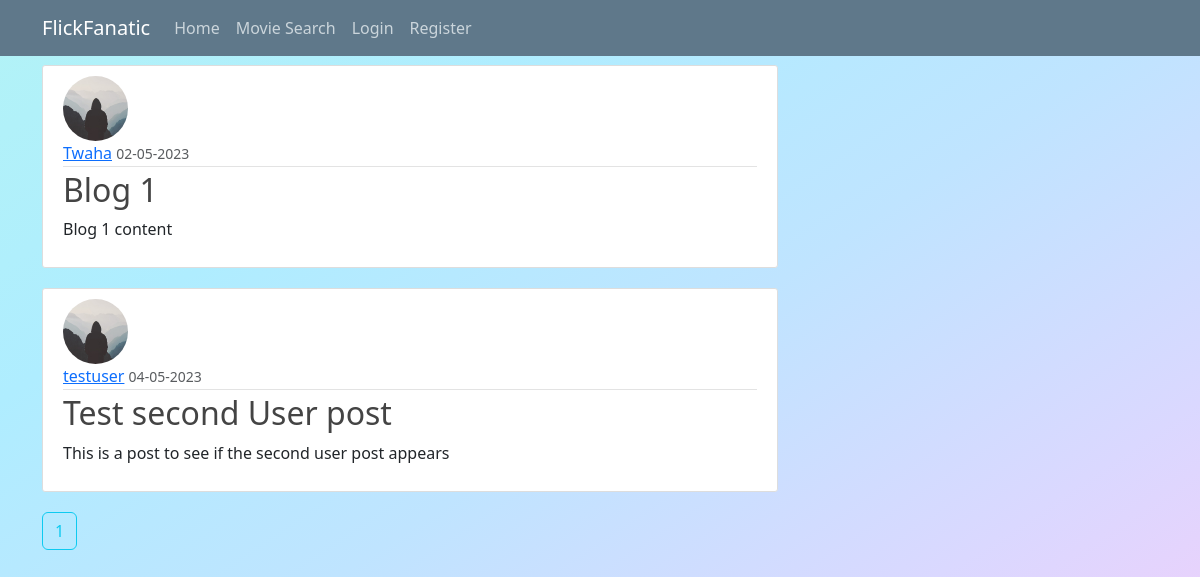
The page /home on the database its author committed.
### flickfanatic/models.py (models this page shows, shortened)
class Post(db.Model):
    id = db.Column(db.Integer, primary_key=True)
    title = db.Column(db.String(100), nullable=False)
    date_posted = db.Column(db.DateTime, nullable=False, default=datetime.utcnow)
    content = db.Column(db.Text, nullable=False)
    user_id = db.Column(db.Integer, db.ForeignKey('user.id'), nullable=False)

class User(db.Model, UserMixin):
    id = db.Column(db.Integer, primary_key=True)
    username = db.Column(db.String(20), unique=True, nullable=False)
    email = db.Column(db.String(120), unique=True, nullable=False)
    image_file = db.Column(db.String(20), nullable=False, default='default.jpg')
    password = db.Column(db.String(60), nullable=False)
    posts = db.relationship('Post', backref='author', lazy=True)

### flickfanatic/routes.py (the view)
@app.route("/")
@app.route("/home")
def home():
    page = request.args.get('page', 1, type=int)
    posts = Post.query.paginate(page=page, per_page=5)
    return render_template('home.html', posts=posts)

### flickfanatic/templates/home.html (shortened to what this page needs)
{% extends "base.html" %}
{% block content %}
    {% for post in posts.items %}
        <article class="media content-section">
            <img class="rounded-circle article-img" src="{{ url_for('static', filename='profile_pics/' + post.author.image_file) }}">
            <div class="media-body">
                <div class="article-metadata">
                    <a class="mr-2" href="#">{{ post.author.username }}</a>
                    <small class="text-muted">{{ post.date_posted.strftime('%d-%m-%Y') }}</small>
                </div>
                <h2><a class="article-title" href="{{ url_for('post', post_id=post.id) }}">{{ post.title }}</a></h2>
                <p class="article-content">{{ post.content }}</p>
            </div>
        </article>
    {% endfor %}
    {% for page_num in posts.iter_pages(left_edge=1, right_edge=1, left_current=1, right_current=2) %}
        {% if page_num %}
            {% if posts.page == page_num %}
                <a class="btn btn-outline-info mb-4" href="{{ url_for('home', page=page_num) }}">{{ page_num }}</a>
            {% else %}
                <a class="btn btn-outline-secondary mb-4" href="{{ url_for('home', page=page_num) }}">{{ page_num }}</a>
            {% endif %}
        {% else %}
            ...
        {% endif %}
    {% endfor %}
{% endblock %}

### flickfanatic/templates/base.html (shortened to what this page needs)
<!DOCTYPE html>
<html lang="en">
<head>
  <link rel="stylesheet" type="text/css" href="{{ url_for('static',filename='styles/style.css') }}">
  <link href="https://cdn.jsdelivr.net/npm/bootstrap@5.3.0-alpha3/dist/css/bootstrap.min.css" rel="stylesheet">
</head>
<body>
    <header class="site-header">
      <nav class="navbar navbar-expand-md navbar-dark bg-steel fixed-top">
        <div class="container">
          <a class="navbar-brand mr-4" href="/">FlickFanatic</a>
          <div class="collapse navbar-collapse justify-content-end-collapse" id="navbarSupportedContent">
            <div class="navbar-nav mr-auto">
              <a class="nav-item nav-link" href="{{ url_for('home') }}">Home</a>
              <a class="nav-item nav-link" href="{{ url_for('search') }}">Movie Search</a>
            </div>
            <div class="navbar-nav">
              {% if current_user.is_authenticated %}
                <a class="nav-item nav-link" href="{{ url_for('new_post') }}">New Post</a>
                <a class="nav-item nav-link" href="{{ url_for('account') }}">Account</a>
                <a class="nav-item nav-link" href="{{ url_for('logout') }}">Logout</a>
              {% else %}
                <a class="nav-item nav-link" href="{{ url_for('login') }}">Login</a>
                <a class="nav-item nav-link" href="{{ url_for('register') }}">Register</a>
              {% endif %}
            </div>
          </div>
        </div>
      </nav>
    </header>
    <main role="main" class="container">
      <div class="row">
        <div class="col-md-8">
          {% block content %}{% endblock %}
        </div>
      </div>
    </main>
</body>
</html>

### flickfanatic/static/styles/style.css (style rules this page uses)
html { height: 100%; }
body { background-image: linear-gradient(to left top, #f7ccf9, #dad8ff, #bfe4ff, #afedff, #b2f3f6); margin-top: 5rem; padding-top: 65px; height: 100%; margin: 0; background-repeat: no-repeat; background-attachment: fixed; }
h1,h2,h3,h4,h5,h6 { color: #444444; }
.bg-steel { background-color: #5f788a; }
.site-header .navbar-nav .nav-link { color: #cbd5db; }
.content-section { background: #ffffff; padding: 10px 20px; border: 1px solid #dddddd; border-radius: 3px; margin-bottom: 20px; }
.article-title { color: #444444; text-decoration: none; }
.article-content { white-space: pre-line; }
.article-img { height: 65px; width: 65px; margin-right: 16px; }
.article-metadata { padding-bottom: 1px; margin-bottom: 4px; border-bottom: 1px solid #e3e3e3; }

### rows shown on the page
Post: image_file (placeholder picture), author.username "Twaha", date_posted "02-05-2023", title "Blog 1", content "Blog 1 content"
Post: image_file (placeholder picture), author.username "testuser", date_posted "04-05-2023", title "Test second User post", content "This is a post to see if the second user post appears"

### other values the page prints
{{ page_num }} "1"
